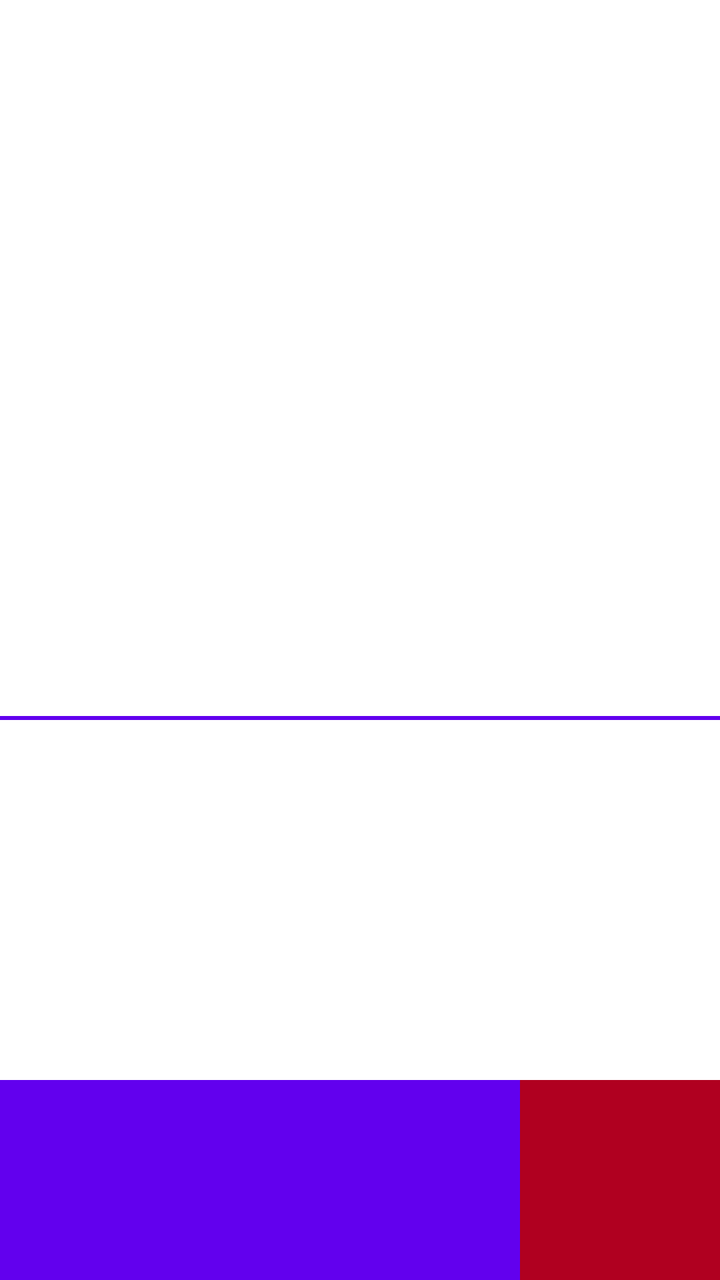
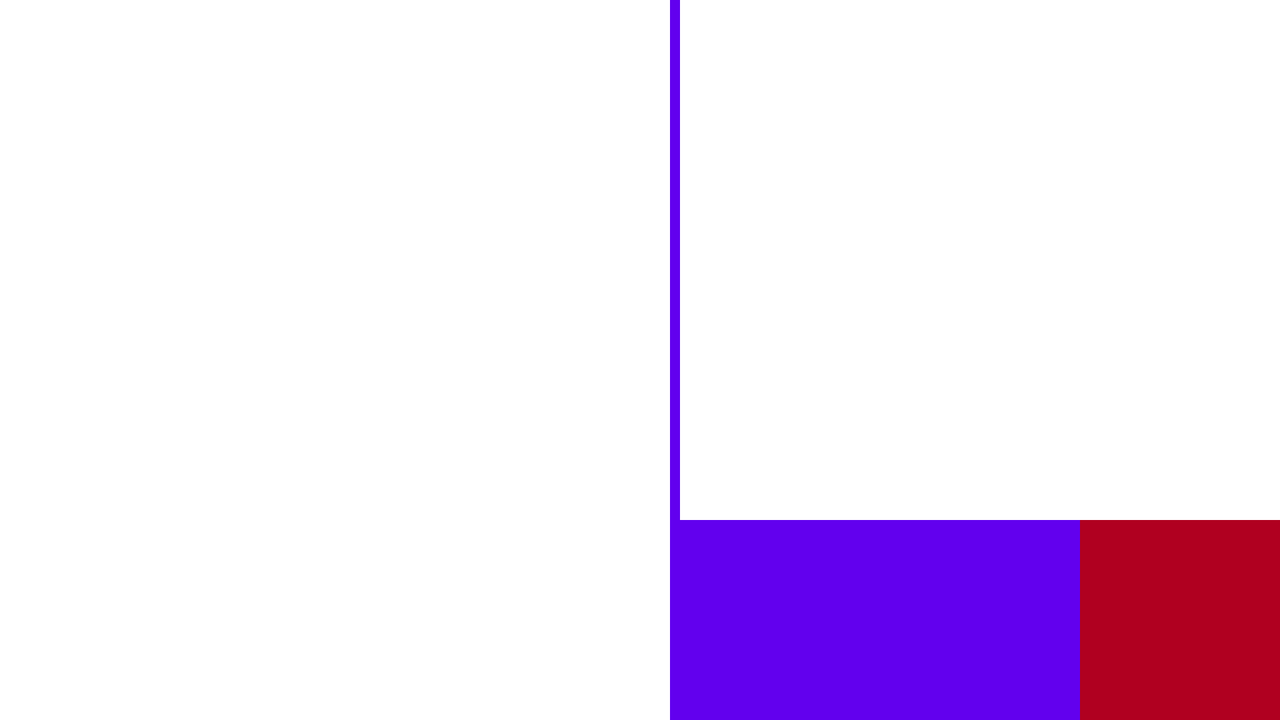

Two renders of one Android screen. The first uses the default layout on a phone; the second uses the alternative layout the repository ships for a different screen configuration, on a matching device. The two XML files are below.
<!-- AndroidManifest.xml: application theme Theme.Inventory -->
<!-- res/layout/activity_main.xml -->
<?xml version="1.0" encoding="utf-8"?>
<androidx.constraintlayout.widget.ConstraintLayout xmlns:android="http://schemas.android.com/apk/res/android"
    xmlns:app="http://schemas.android.com/apk/res-auto"
    xmlns:tools="http://schemas.android.com/tools"
    android:layout_width="match_parent"
    android:layout_height="match_parent"
    tools:context=".MainActivity">

    <ListView
        android:id="@+id/lstParts"
        android:layout_width="match_parent"
        android:layout_height="0dp"
        app:layout_constraintBottom_toTopOf="@id/lstStock"
        app:layout_constraintTop_toTopOf="parent"
        app:layout_constraintVertical_weight="1.0" />

    <View
        android:layout_width="match_parent"
        android:layout_height="2dp"
        android:background="@color/design_default_color_primary"
        app:layout_constraintBottom_toTopOf="@id/lstStock" />

    <ListView
        android:id="@+id/lstStock"
        android:layout_width="match_parent"
        android:layout_height="0dp"
        app:layout_constraintBottom_toTopOf="@id/btnAdd"
        app:layout_constraintTop_toBottomOf="@id/lstParts"
        app:layout_constraintVertical_weight="0.5" />

    <ImageButton
        android:id="@+id/btnAdd"
        android:layout_width="0dp"
        android:layout_height="100dp"
        android:background="@color/design_default_color_primary"
        android:src="@drawable/ic_baseline_create_24"
        app:layout_constraintBottom_toBottomOf="parent"
        app:layout_constraintEnd_toStartOf="@+id/btnMove"
        app:layout_constraintStart_toStartOf="parent" />

    <ImageButton
        android:id="@+id/btnMove"
        android:layout_width="100dp"
        android:layout_height="100dp"
        android:background="@color/design_default_color_error"
        android:src="@drawable/ic_baseline_edit_location_24"
        app:layout_constraintBottom_toBottomOf="parent"
        app:layout_constraintEnd_toEndOf="parent" />

    <androidx.constraintlayout.widget.Group
        android:id="@+id/group"
        android:layout_width="wrap_content"
        android:layout_height="wrap_content"
        app:constraint_referenced_ids="btnAdd,btnMove" />

</androidx.constraintlayout.widget.ConstraintLayout>
<!-- resources referenced by this layout -->
<resources>
  <style name="Theme.Inventory" parent="Theme.MaterialComponents.DayNight.DarkActionBar">
          
          <item name="colorPrimary">@color/purple_500</item>
          <item name="colorPrimaryVariant">@color/purple_700</item>
          <item name="colorOnPrimary">@color/white</item>
          
          <item name="colorSecondary">@color/teal_200</item>
          <item name="colorSecondaryVariant">@color/teal_700</item>
          <item name="colorOnSecondary">@color/black</item>
          
          <item name="android:statusBarColor" tools:targetApi="l">?attr/colorPrimaryVariant</item>
          
      </style>
</resources>
<!-- res/layout-land/activity_main.xml (the author's variant of the layout above) -->
<!-- drawn on the phone turned sideways -->
<?xml version="1.0" encoding="utf-8"?>
<androidx.constraintlayout.widget.ConstraintLayout xmlns:android="http://schemas.android.com/apk/res/android"
    xmlns:app="http://schemas.android.com/apk/res-auto"
    xmlns:tools="http://schemas.android.com/tools"
    android:layout_width="match_parent"
    android:layout_height="match_parent"
    tools:context=".MainActivity">

    <ListView
        android:id="@+id/lstParts"
        android:layout_width="0dp"
        android:layout_height="match_parent"
        app:layout_constraintBottom_toBottomOf="parent"
        app:layout_constraintTop_toTopOf="parent"
        app:layout_constraintStart_toStartOf="parent"
        app:layout_constraintEnd_toStartOf="@id/separator" />

    <View
        android:id="@+id/separator"
        android:layout_width="5dp"
        android:layout_height="match_parent"
        android:background="@color/design_default_color_primary"
        app:layout_constraintStart_toEndOf="@id/lstParts"
        app:layout_constraintEnd_toStartOf="@id/lstStock" />

    <ListView
        android:id="@+id/lstStock"
        android:layout_width="300dp"
        android:layout_height="match_parent"
        app:layout_constraintEnd_toEndOf="parent"
        app:layout_constraintBottom_toTopOf="@id/btnAdd"
        app:layout_constraintTop_toTopOf="parent" />

    <ImageButton
        android:id="@+id/btnAdd"
        android:layout_width="0dp"
        android:layout_height="100dp"
        android:background="@color/design_default_color_primary"
        android:src="@drawable/ic_baseline_create_24"
        app:layout_constraintBottom_toBottomOf="parent"
        app:layout_constraintEnd_toStartOf="@+id/btnMove"
        app:layout_constraintStart_toStartOf="@id/lstStock" />

    <ImageButton
        android:id="@+id/btnMove"
        android:layout_width="100dp"
        android:layout_height="100dp"
        android:background="@color/design_default_color_error"
        android:src="@drawable/ic_baseline_edit_location_24"
        app:layout_constraintBottom_toBottomOf="parent"
        app:layout_constraintEnd_toEndOf="parent" />

    <androidx.constraintlayout.widget.Group
        android:id="@+id/group"
        android:layout_width="wrap_content"
        android:layout_height="wrap_content"
        app:constraint_referenced_ids="btnAdd,btnMove" />

</androidx.constraintlayout.widget.ConstraintLayout>
